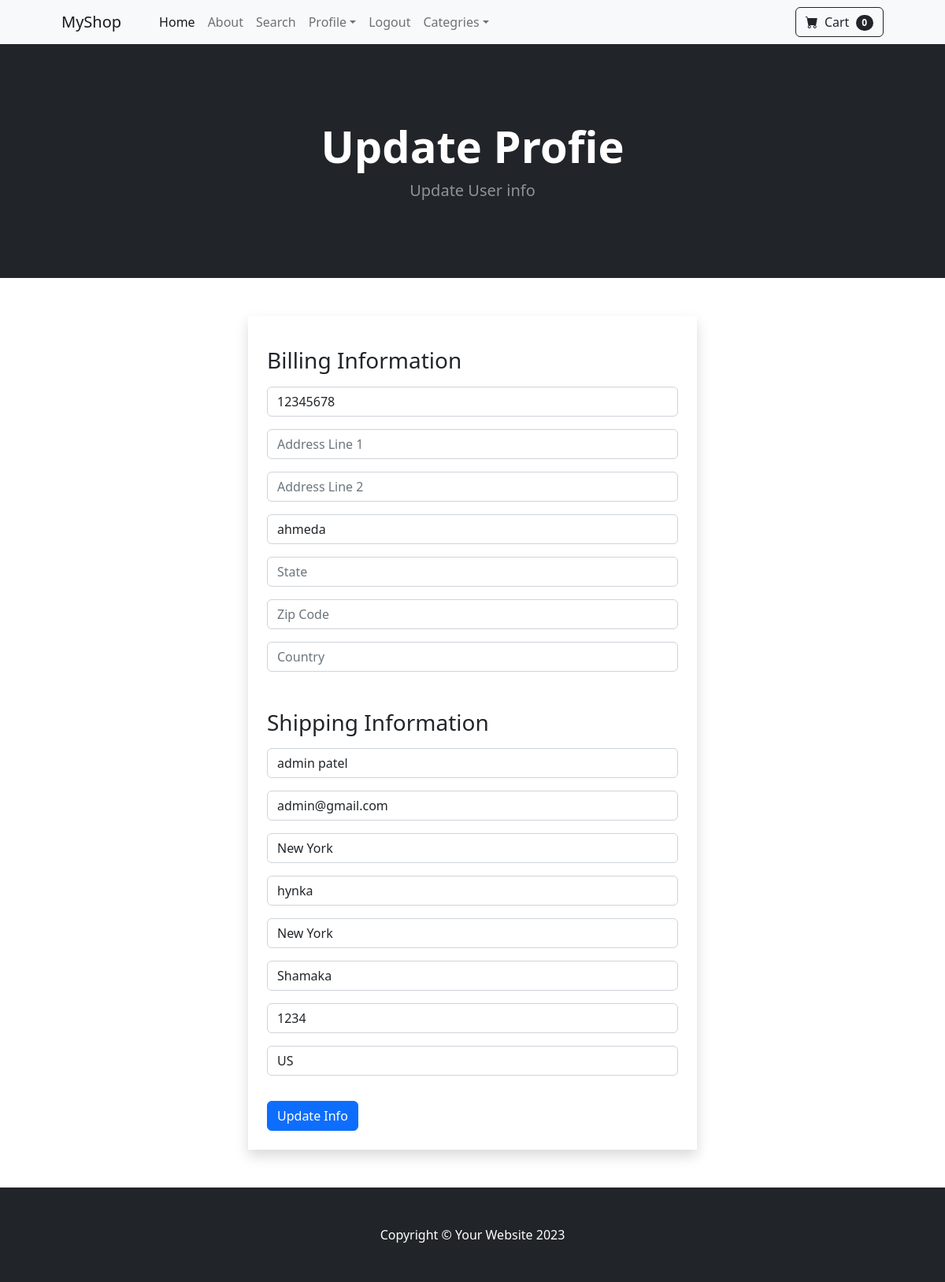
Before: /update_info/ (signed in) with the older database file.
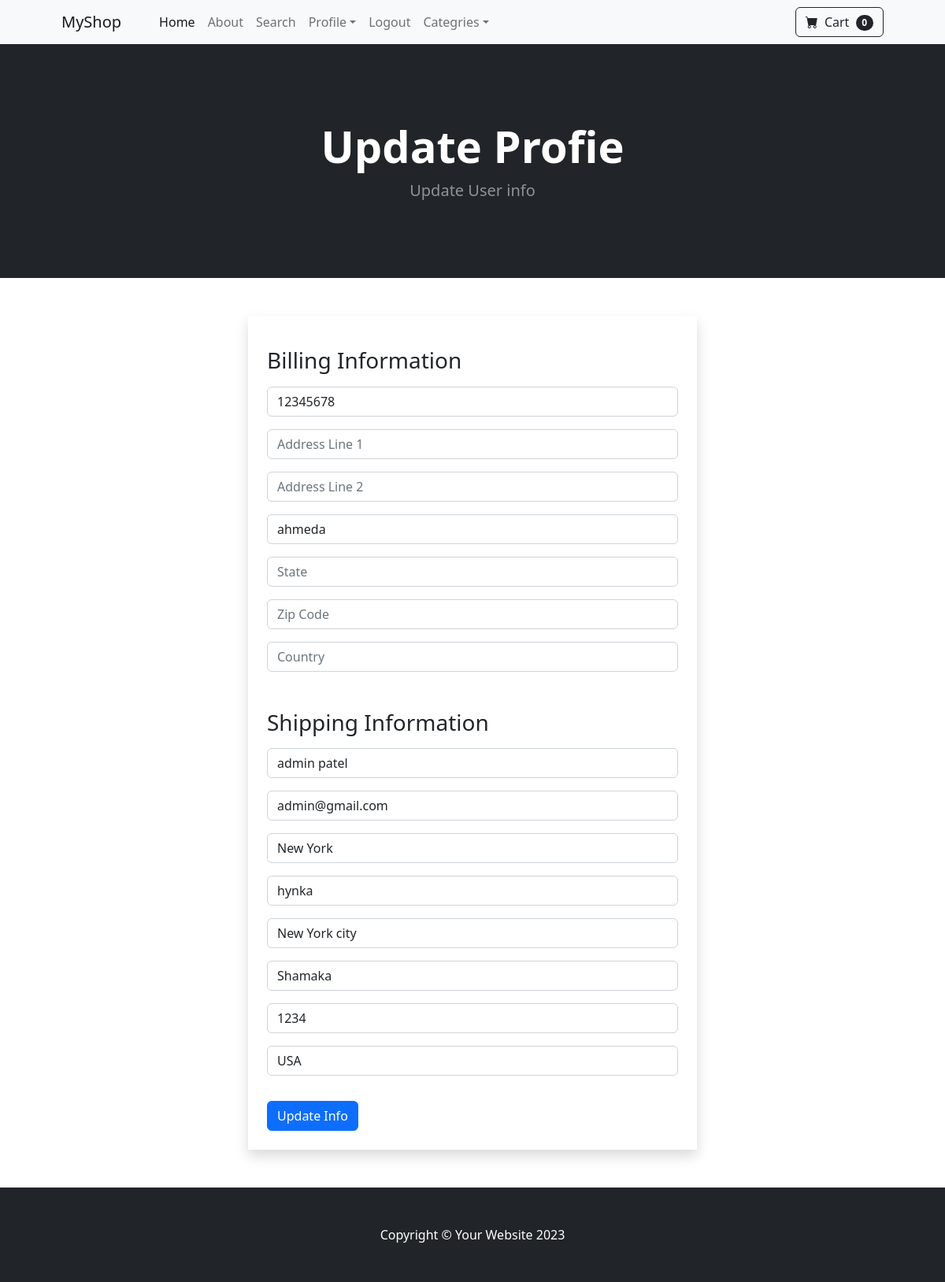
After: the same page with the newer database file.
### shop/models.py (models this page shows, shortened)
class Profile(models.Model):
    user = models.OneToOneField(User, on_delete=models.CASCADE)
    date_modified = models.DateTimeField(User,auto_now_add=True)
    phone = models.CharField(max_length=20,blank=True)
    address1 = models.CharField(max_length=200, blank=True)
    address2 = models.CharField(max_length=200, blank=True)
    city = models.CharField(max_length=100, blank=True)
    state = models.CharField(max_length=100, blank=True)
    zip_code = models.CharField(max_length=20, blank=True)
    country = models.CharField(max_length=100, blank=True)
    old_cart = models.CharField(max_length=100, blank=True, null=True)

### payment/models.py (models this page shows, shortened)
class ShippingAddress(models.Model):
    user = models.ForeignKey(User,on_delete=models.CASCADE,null=True,blank=True)
    shipping_full_name = models.CharField(max_length=100)
    shipping_email = models.EmailField(max_length=100)
    shipping_address1 = models.CharField(max_length=100)
    shipping_address2 = models.CharField(max_length=100, null=True, blank=True)
    shipping_city = models.CharField(max_length=50)
    shipping_state = models.CharField(max_length=50, null=True, blank=True)
    shipping_postal_code = models.CharField(max_length=20, null=True, blank=True)
    shipping_country = models.CharField(max_length=50)
    class Meta:
        verbose_name_plural = "Shipping Address"

### shop/views.py (the view)
# urls.py: path('update_info/', views.update_info, name='update_info'),
def update_info(request):
    if request.user.is_authenticated:
        current_user = Profile.objects.get(user__id=request.user.id)
        shipping_user = ShippingAddress.objects.get(user__id = request.user.id)
        info_form = UserInfoForm(request.POST or None, instance=current_user)
        shipping_form = ShippingForm(request.POST or None, instance=shipping_user)
        if info_form.is_valid() or shipping_form.is_valid():
            info_form.save()
            shipping_form.save()
            messages.success(request, ('User Info updated successfully'))
            return redirect('home')
        return render(request, 'update_info.html', {'user_form': info_form , 'shipping_form':shipping_form})
    else:
        messages.success(
            request, ('You must be logged in to access this page'))
        return redirect('login')

### cart/cart.py (called while the page is built)
    def __len__(self):
        return len(self.cart)

### cart/context_processors.py (called while the page is built)
def cart(request):
    return {'cart':Cart(request)}

### shop/templates/update_info.html (shortened to what this page needs)
{% extends 'base.html' %}
{% block content %}
<header class="bg-dark py-5">
    <div class="container px-4 px-lg-5 my-5">
        <div class="text-center text-white">
            <h1 class="display-4 fw-bolder">Update Profie</h1>
            <p class="lead fw-normal text-white-50 mb-0">Update User info</p>
        </div>
    </div>
</header>
<div class="container my-5 ">
    <div class="row justify-content-md-center">
        <div class="col-6 shadow p-4">
            <form method="POST" action="{% url 'update_info' %}">
                    <h3 class="my-3">Billing Information</h3>
                {{ user_form.as_p }}
                    <h3 class="mt-5 mb-3">Shipping Information</h3>
                {{ shipping_form.as_p }}
                <button type="submit" class="btn btn-primary mt-3">
                    Update Info
                </button>
            </form>
        </div>
    </div>
</div>
{% endblock content %}

### shop/templates/base.html (shortened to what this page needs)
{% load static %}
<!DOCTYPE html>
<html lang="en">
<head>
    <link href="https://cdn.jsdelivr.net/npm/bootstrap-icons@1.5.0/font/bootstrap-icons.css" rel="stylesheet" />
    <link href="{% static 'css/styles.css' %}" rel="stylesheet" />
</head>
<body>
    {% include 'navbar.html' %}
    {% block content %}
    {% endblock content %}
    <footer class="py-5 bg-dark">
        <div class="container">
            <p class="m-0 text-center text-white">Copyright &copy; Your Website 2023</p>
        </div>
    </footer>
</body>
</html>

### shop/templates/navbar.html (shortened to what this page needs)
{% load static %}
<nav class="navbar navbar-expand-lg navbar-light bg-light">
    <div class="container px-4 px-lg-5">
        <a class="navbar-brand" href="{% url 'home' %}">MyShop</a>
        <div class="collapse navbar-collapse" id="navbarSupportedContent">
            <ul class="navbar-nav me-auto mb-2 mb-lg-0 ms-lg-4">
                <li class="nav-item"><a class="nav-link active" aria-current="page" href="{% url 'home' %}">Home</a></li>
                <li class="nav-item"><a class="nav-link" href="{% url 'about' %}">About</a></li>
                <li class="nav-item"><a class="nav-link" href="{% url 'search' %}">Search</a></li>
                {% if user.is_authenticated %}
                <li class="nav-item dropdown">
                    <a class="nav-link dropdown-toggle" id="navbarDropdown" href="#" role="button" data-bs-toggle="dropdown"
                        aria-expanded="false">Profile</a>
                </li>
                <li class="nav-item"><a class="nav-link" href="{% url 'logout' %}">Logout</a></li>
                {% else %}
                <li class="nav-item"><a class="nav-link" href="{% url 'login' %}">Login</a></li>
                <li class="nav-item"><a class="nav-link" href="{% url 'register' %}">Register</a></li>
                {% endif %}
                <li class="nav-item dropdown">
                    <a class="nav-link dropdown-toggle" id="navbarDropdown" href="#" role="button"
                        data-bs-toggle="dropdown" aria-expanded="false">Categries</a>
                </li>
            </ul>
            <form class="d-flex">
                <a class="btn btn-outline-dark" href="{% url 'cart_summary' %}">
                    <i class="bi-cart-fill me-1"></i>
                    Cart
                    <span id="card_quantity" class="badge bg-dark text-white ms-1 rounded-pill">{{ cart|length }}</span>
                </a>
            </form>
        </div>
    </div>
</nav>

Changed rows visible on the page:
changed ShippingAddress "admin patel": shipping_city "New York" → "New York city"; shipping_country "US" → "USA"
